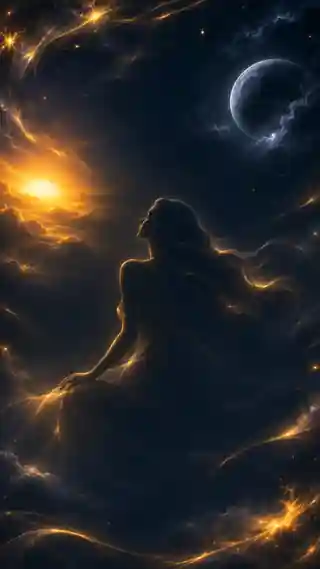
#> input picture aksara-celestial-static.webp, 320 x 569 px
$ python build-aksara-live2d-v06-cohesive.py --source ../aksara-celestial-static.webp
#> lines starting #> are read from the running program, lines starting #| are printed output that depends on the picture; after the words box and inside, x2 and y2 are one past the last pixel; in counts of white or black regions, pixels touching at a corner belong together
#!/usr/bin/env python3
"""AKSARA Live2D v0.6: cohesive raster-art rig source.

Rebuild from the approved hand-detailed cinematic portrait (not vectors).
The earlier PSD accidentally stacked independent eyelid/lip/face cutouts,
original eye/iris and stray crown/background duplicates. This conservative
prototype prioritizes one connected head and clean face over large motion.
Not a substitute for Cubism Editor manual redraw/mesh quality assurance.
"""
import argparse, importlib.util, json
from pathlib import Path
import cv2
import numpy as np
from PIL import Image, ImageDraw, ImageFilter

W,H=1086,1448

def mask_poly(points,blur=1.4):
    im=Image.new("L",(W,H),0)
    ImageDraw.Draw(im).polygon(points,fill=255)
    if blur: im=im.filter(ImageFilter.GaussianBlur(blur))
    return im

def eye_mask(box):
    # Neutral eye is a single complete photo-detailed layer: no second eyelid
    # or iris cutout can ever overprint the first eye.
    a=Image.new("L",(W,H),0)
    ImageDraw.Draw(a).ellipse(box,fill=255)
    return a.filter(ImageFilter.GaussianBlur(2.2))

def masked(rgb,alpha):
    image=rgb.copy().convert("RGBA")
    image.putalpha(alpha)
    return image

def repair_underlay(src,areas):
    # Feature-free skin in the face underneath actual moving eye/lip layers.
    # Inpainting does not copy duplicate irises or lips onto the base face.
    m=np.zeros((H,W),np.uint8)
    draw=Image.new("L",(W,H),0)
    pen=ImageDraw.Draw(draw)
    for rect in areas:
        pen.ellipse(rect,fill=255)
    m=np.array(draw)
    m=cv2.dilate(m,np.ones((5,5),np.uint8))
    raw=np.array(src.convert("RGB"))
    coarse=cv2.resize(raw,(round(W*.7),round(H*.7)),interpolation=cv2.INTER_AREA)
    cm=cv2.resize(m,(round(W*.7),round(H*.7)),interpolation=cv2.INTER_NEAREST)
    clean=cv2.inpaint(coarse,(cm>10).astype("uint8")*255,9,cv2.INPAINT_TELEA)
    clean=cv2.resize(clean,(W,H),interpolation=cv2.INTER_CUBIC)
    # Use exact original pixels everywhere except the requested facial holes.
    expanded=cv2.GaussianBlur(m,(0,0),3)/255.
    repaired=np.uint8(np.clip(raw*(1-expanded[...,None])+clean*expanded[...,None],0,255))
    return Image.fromarray(repaired,"RGB")

def compose(layers):
    output=Image.new("RGBA",(W,H))
    for _,part in layers:output=Image.alpha_composite(output,part)
    return output

def main():
    ap=argparse.ArgumentParser()
    ap.add_argument("--source",default="bilik-antara-avatar-2d-art.webp")
    ap.add_argument("--output",default="build/live2d-v06/aksara-cohesive.psd")
    ap.add_argument("--parts-dir",default="build/live2d-v06/parts")
    args=ap.parse_args()
    src=Image.open(args.source).convert("RGB").resize((W,H),Image.Resampling.LANCZOS)
    # Head and ornament sit in ONE coherent textured part. Thus crown, bangs,
    # face, ears and cheeks cannot lag behind one another during head turns.
    # Hair/body ownership is gradually handed off at the neck below the jaw.
    contour=[
      (348,0),(691,0),(781,46),(850,93),(900,180),(917,330),
      (941,475),(903,586),(831,713),(775,791),(687,827),
      (388,827),(308,766),(240,685),(159,555),(169,387),
      (188,258),(229,153),(287,68)
    ]
    head=mask_poly(contour,2)
#> in mask_poly, `ImageDraw.Draw(im).polygon(points,fill=255)`:
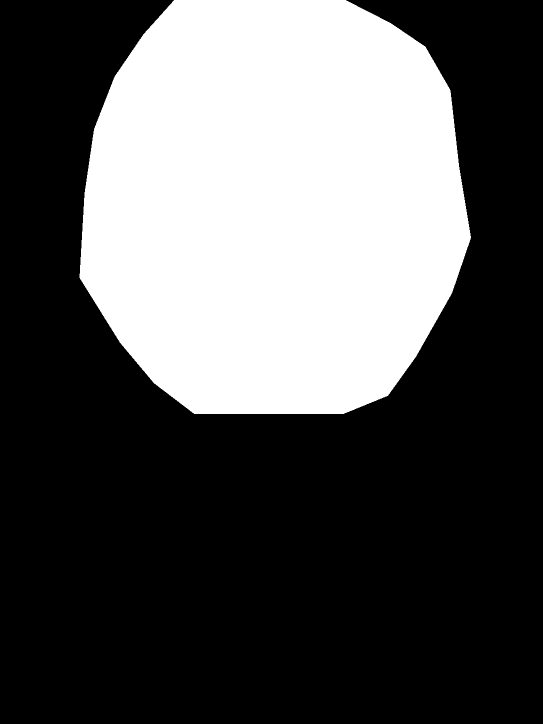
#> im: PIL image 1086x1448 L (shown at 1/2 size); 34.1% white; 1 white region, box (x1, y1, x2, y2) and area: (159, 0, 942, 828) 536489
    h=np.asarray(head,dtype=np.float32).copy()
    # Feather 36 pixels only at the junction of neck and shoulders.
    for y in range(744,828):
        h[y,:]*=1-(y-744)/84.
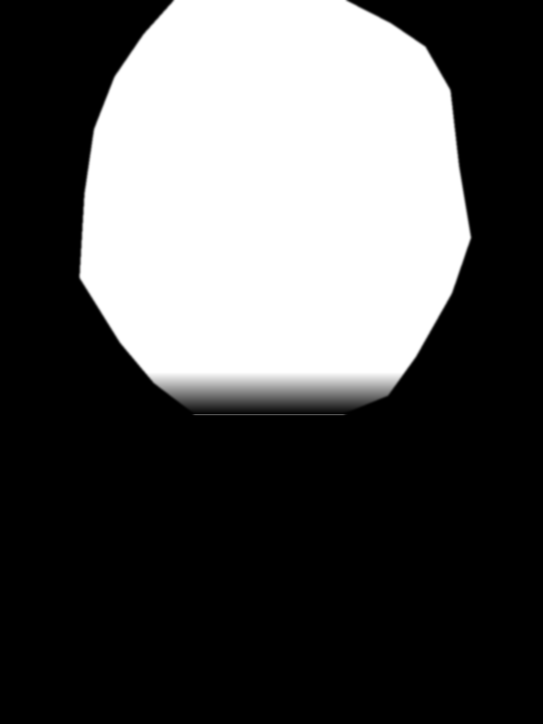
#> h: shape (1448, 1086) float32 (shown at 1/2 size); min 0, max 255, mean 84.4
    h=np.uint8(np.clip(h,0,255))
    head=Image.fromarray(h,"L")

    # The lower portrait is the actual robe and long hair. A complementary
    # alpha transition yields one owner per pixel in the neck overlap.
    # Never draw a second frozen original portrait behind the head.
    body=Image.new("L",(W,H))
    mask_arr=np.zeros((H,W),np.float32)
    y0,y1=704,838
    for y in range(y0,H):
        a=min(1,max(0,(y-y0)/(y1-y0)))
        mask_arr[y,:]=255*a
    # The body is clipped to its real visible silhouette, not a screen rectangle.
    silhouette=mask_poly([
      (250,682),(351,667),(452,716),(625,715),(738,664),
      (846,746),(945,855),(1085,892),(1085,1447),(0,1447),
      (0,899),(119,824)
    ],4)
    mask_arr=np.minimum(mask_arr,np.asarray(silhouette,dtype=np.float32))
    # Long hair begins above the robe. Its original raster strands are owned
    # by the body underlay, rather than cut away along a polygonal head edge.
    left_hair=mask_poly([
      (0,625),(89,477),(228,304),(327,290),(381,445),
      (374,817),(432,1174),(334,1447),(0,1447)
    ],6)
    right_hair=mask_poly([
      (752,295),(891,385),(991,520),(1085,662),
      (1085,1447),(738,1447),(706,996),(716,653)
    ],6)
    mask_arr=np.maximum(mask_arr,np.asarray(left_hair,dtype=np.float32))
    mask_arr=np.maximum(mask_arr,np.asarray(right_hair,dtype=np.float32))
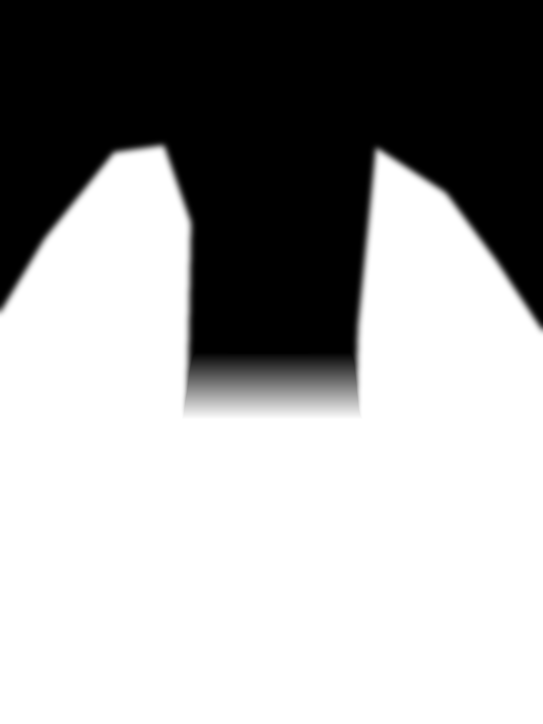
#> mask_arr: shape (1448, 1086) float32 (shown at 1/2 size); min 0, max 255, mean 161.3
    # The central face is not duplicated in the lower layer.
    # Safe left/right hair underpainting is naturally occluded by the
    # intact coherent head at neutral pose.
    # Exclude duplicates: a pixel already fully owned by moving head is not
    # simultaneously owned by the still torso. Small underpaint near join
    # remains for disocclusion, but it cannot show when head is neutral.
    body.putdata(np.uint8(np.clip(mask_arr,0,255)).flatten().tolist())

    # Separate expression parts only once. No upper-eyelid/lower-lip duplicate.
    eye_l_box=(363,370,514,458)
    eye_r_box=(569,368,726,458)
    mouth_box=(472,562,614,628)
    eye_l=eye_mask(eye_l_box)
    eye_r=eye_mask(eye_r_box)
    mouth=eye_mask(mouth_box)
    neutral_face=repair_underlay(src,[eye_l_box,eye_r_box,mouth_box])
#> in repair_underlay, `coarse=cv2.resize(raw,(round(W*.7),round(H*.7)),interpolation=cv2.INTE..`:
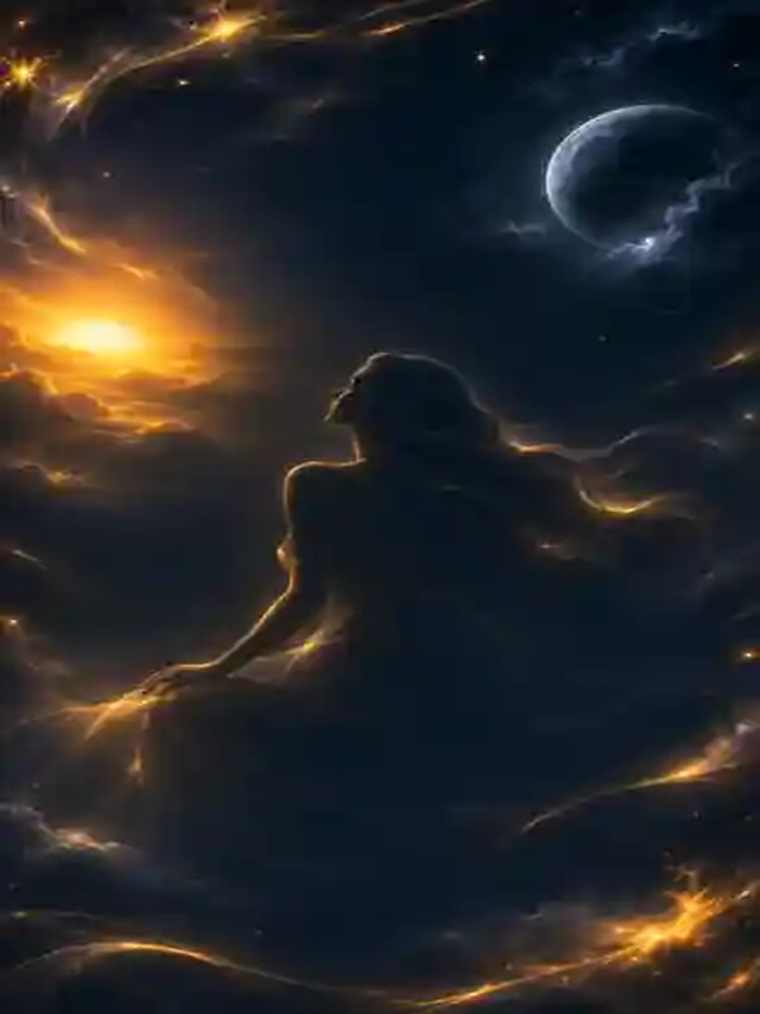
#> coarse: shape (1014, 760, 3); mean R, G, B 41.4, 39.6, 39.9
#> in repair_underlay, `cm=cv2.resize(m,(round(W*.7),round(H*.7)),interpolation=cv2.INTER_NEAR..`:
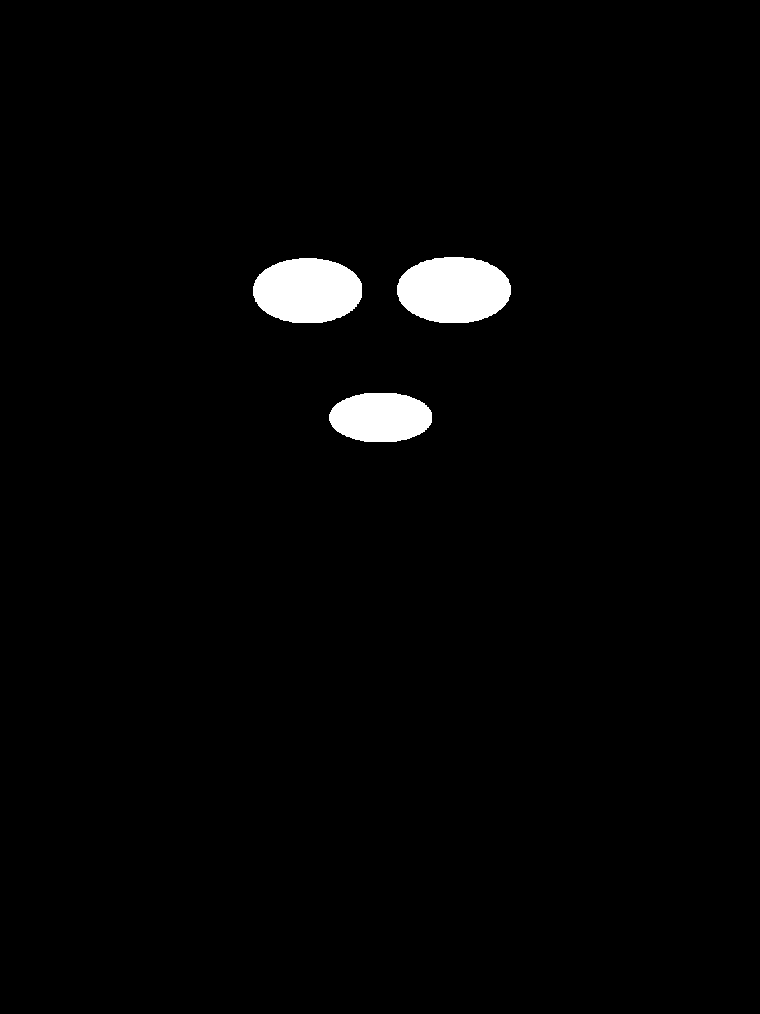
#> cm: shape (1014, 760); 2.1% white; 3 white regions, box (x1, y1, x2, y2) and area: (397, 257, 511, 323) 6026, (253, 258, 362, 323) 5684, (329, 393, 432, 442) 4093
    # The crown and long bangs remain painted exactly as originally authored.
    layers=[
      ("topwear",masked(src,body)),
      ("face",masked(neutral_face,head)),
      ("eyewhite-l",masked(src,eye_l)),
      ("eyewhite-r",masked(src,eye_r)),
      ("mouth close",masked(src,mouth))
    ]
#> in masked (call 3), `image.putalpha(alpha)`:
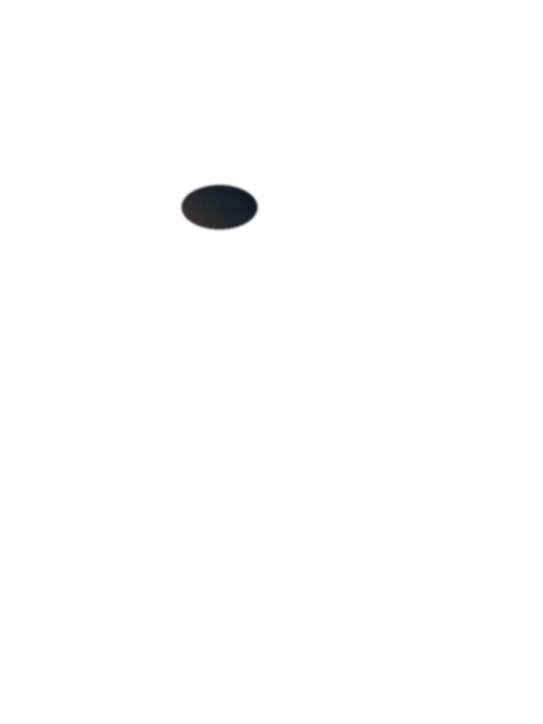
#> image: PIL image 1086x1448 RGBA (shown at 1/2 size); mean R, G, B, A 41.4, 39.6, 39.9, 1.7; transparent parts drawn white
    # A neutral-pose pixel comparison guards against the accidental static
    # duplicate and gross clipping, but artistic review is still required.
    composed=compose(layers)
#> the loop in compose, `for _,part in layers:output=Image.alpha_composite(output,part)` made 5 passes
    # Reject opaque geometric gaps through the highlighted hair on both sides.
    for x,y in [(110,570),(180,650),(60,780),(940,630),(925,730)]:
        if composed.getpixel((x,y))[3]<210:
            raise RuntimeError("Visible hair cutout at (%d,%d)"%(x,y))

    face_roi=(368,250,738,665)
    original=np.asarray(src.crop(face_roi).convert("RGB"),dtype=np.float32)
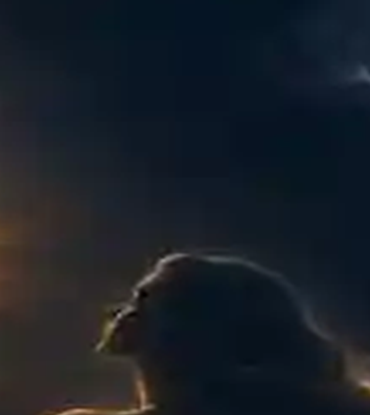
#> original: shape (415, 370, 3) float32; mean R, G, B 24.4, 30.6, 38.4
    neutral=np.asarray(composed.crop(face_roi).convert("RGBA"),dtype=np.float32)
    visible=neutral[:,:,3]>245
#> visible: shape (415, 370) bool; every value is 1
    if visible.mean()<.86:
        raise RuntimeError("Facial coverage has holes: "+str(visible.mean()))
    mae=float(np.abs(original[visible]-neutral[:,:,:3][visible]).mean())
#> mae = 0.0277
    if mae>13:
        raise RuntimeError("Neutral face deviates from approved art: MAE %.2f"%mae)
    folder=Path(args.parts_dir);folder.mkdir(parents=True,exist_ok=True)
    for i,(name,part) in enumerate(layers):
        part.save(folder/("%02d_%s.png"%(i,name.replace(" ","_"))))
#> this loop made 5 passes
#> name on passes 1 to 5: 'topwear', 'face', 'eyewhite-l', 'eyewhite-r', 'mouth close'
    preview=folder/"neutral-preview.png"
    composed.save(preview)
    (folder/"manifest.json").write_text(json.dumps({
        "name":"AKSARA cohesive raster rig v0.6",
        "source":"locked cinematic fantasy woman artwork",
        "parts":[x[0] for x in layers],
        "part_count":len(layers),"atlas":4096,
        "static_full_portrait_drawable":False,
        "independent_duplicate_eyelid":False,
        "independent_duplicate_lip":False,
        "feature_layered":True,"neutral_face_mae":round(mae,2),
        "manual_rig_review_required":True
    },indent=2),encoding="utf8")
    draft_path=Path(__file__).with_name("build-aksara-live2d-psd.py")
    spec=importlib.util.spec_from_file_location("aksara_psd",draft_path)
#> (the run stopped early here; a loop or call above may not have finished)

$ run again, on aksara-senja-bulan-desktop.webp
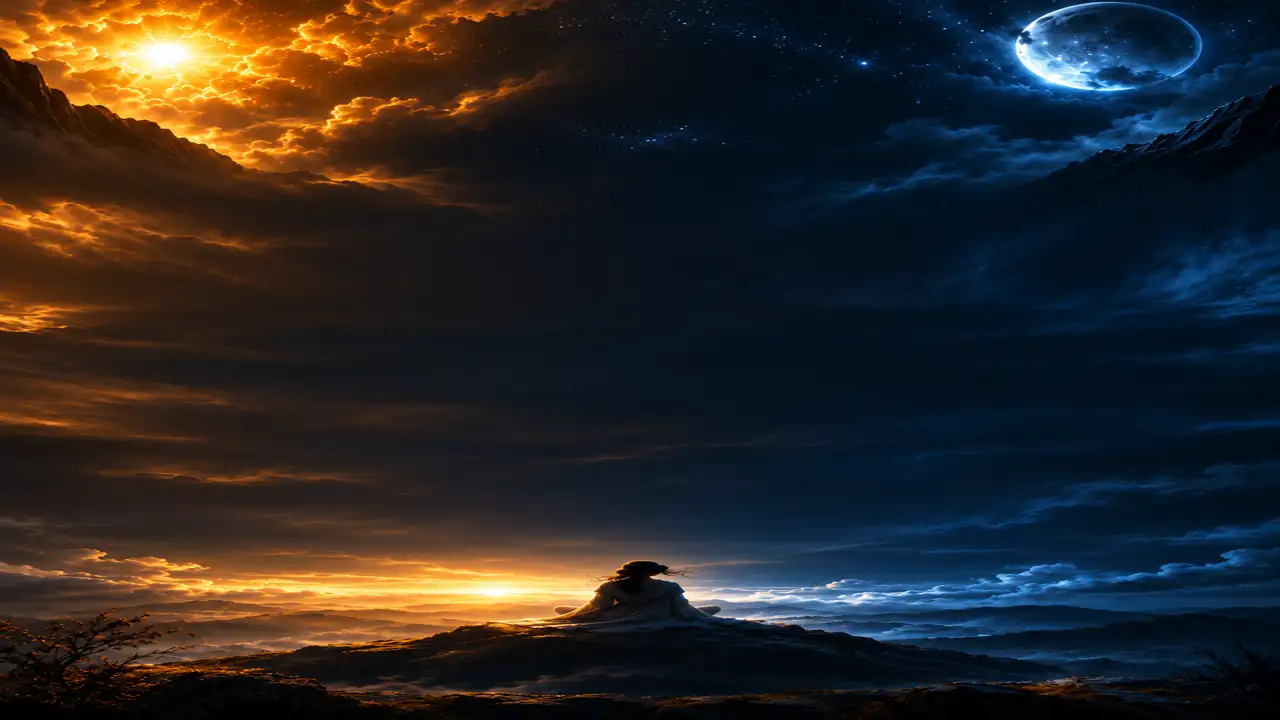
#> input picture aksara-senja-bulan-desktop.webp, 1280 x 720 px
#> a: PIL image 1086x1448 L; 0.68% white; 1 white region, box (x1, y1, x2, y2) and area: (363, 370, 515, 459) 10624
#> a: PIL image 1086x1448 L; 0.72% white; 1 white region, box (x1, y1, x2, y2) and area: (569, 368, 727, 459) 11286
#> a: PIL image 1086x1448 L; 0.48% white; 1 white region, box (x1, y1, x2, y2) and area: (472, 562, 615, 629) 7517
#> cm: shape (1014, 760); 2.1% white; 3 white regions, box (x1, y1, x2, y2) and area: (397, 257, 511, 323) 6026, (253, 258, 362, 323) 5684, (329, 393, 432, 442) 4093
#> in masked (call 2), `image.putalpha(alpha)`:
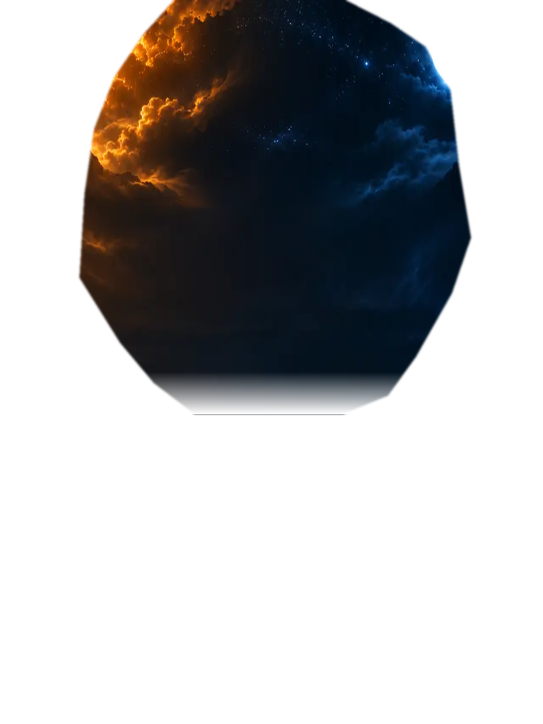
#> image: PIL image 1086x1448 RGBA (shown at 1/2 size); mean R, G, B, A 42, 39.4, 38.5, 84.4; transparent parts drawn white
#> the loop in compose, `for _,part in layers:output=Image.alpha_composite(output,part)` made 5 passes
#> in main, `original=np.asarray(src.crop(face_roi).convert("RGB"),dtype=np.float32)`:
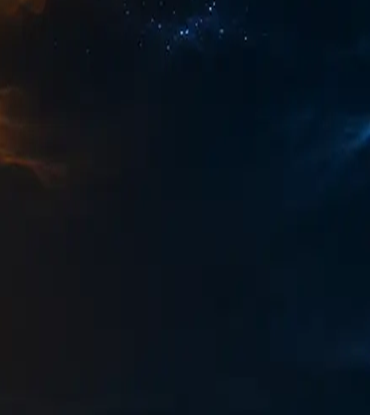
#> original: shape (415, 370, 3) float32; mean R, G, B 10.4, 19.1, 28.5
#> visible: shape (415, 370) bool; every value is 1
#> mae = 0.016
#> the loop in main, `for i,(name,part) in enumerate(layers):` made 5 passes
#> name on passes 1 to 5: 'topwear', 'face', 'eyewhite-l', 'eyewhite-r', 'mouth close'

$ run again, on aksara-senja-bulan-mobile.webp
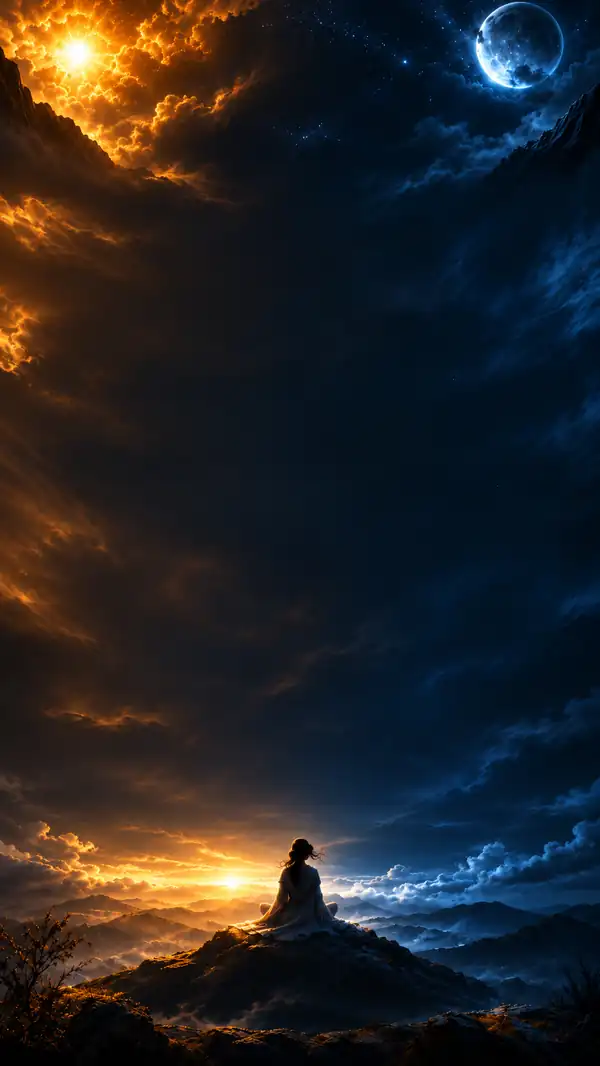
#> input picture aksara-senja-bulan-mobile.webp, 600 x 1066 px
#> a: PIL image 1086x1448 L; 0.68% white; 1 white region, box (x1, y1, x2, y2) and area: (363, 370, 515, 459) 10624
#> a: PIL image 1086x1448 L; 0.72% white; 1 white region, box (x1, y1, x2, y2) and area: (569, 368, 727, 459) 11286
#> a: PIL image 1086x1448 L; 0.48% white; 1 white region, box (x1, y1, x2, y2) and area: (472, 562, 615, 629) 7517
#> cm: shape (1014, 760); 2.1% white; 3 white regions, box (x1, y1, x2, y2) and area: (397, 257, 511, 323) 6026, (253, 258, 362, 323) 5684, (329, 393, 432, 442) 4093
#> in masked (call 2), `image.putalpha(alpha)`:
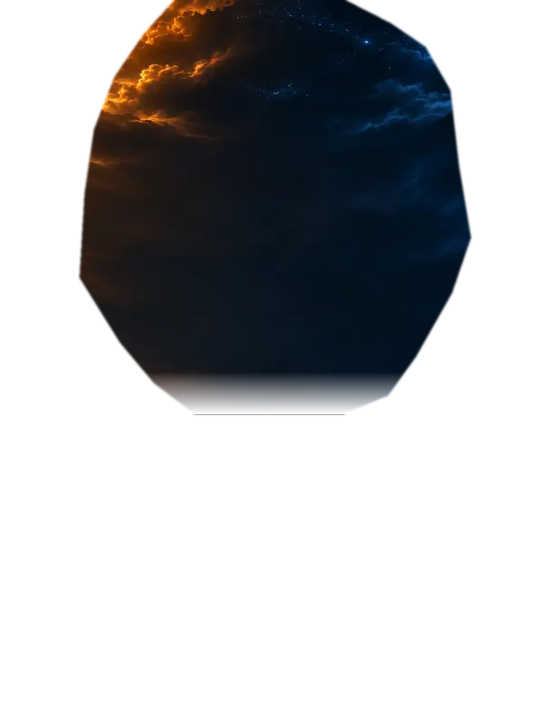
#> image: PIL image 1086x1448 RGBA (shown at 1/2 size); mean R, G, B, A 38, 36.7, 37.8, 84.4; transparent parts drawn white
#> the loop in compose, `for _,part in layers:output=Image.alpha_composite(output,part)` made 5 passes
#> in main, `original=np.asarray(src.crop(face_roi).convert("RGB"),dtype=np.float32)`:
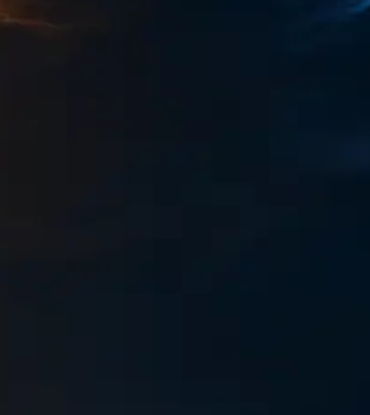
#> original: shape (415, 370, 3) float32; mean R, G, B 10.4, 19.8, 29.5
#> visible: shape (415, 370) bool; every value is 1
#> mae = 0.0113
#> the loop in main, `for i,(name,part) in enumerate(layers):` made 5 passes
#> name on passes 1 to 5: 'topwear', 'face', 'eyewhite-l', 'eyewhite-r', 'mouth close'
